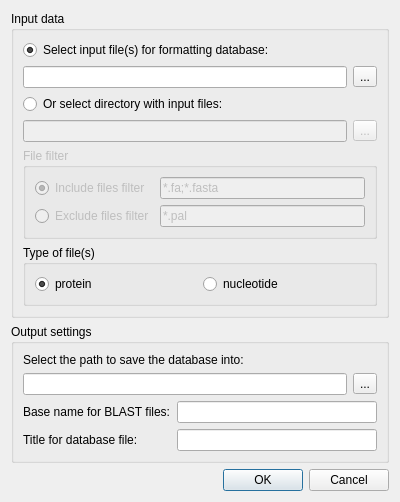
<?xml version="1.0" encoding="UTF-8"?>
<ui version="4.0">
 <class>FormatDBSupportRunDialog</class>
 <widget class="QDialog" name="FormatDBSupportRunDialog">
  <property name="geometry">
   <rect>
    <x>0</x>
    <y>0</y>
    <width>400</width>
    <height>523</height>
   </rect>
  </property>
  <property name="maximumSize">
   <size>
    <width>16777215</width>
    <height>523</height>
   </size>
  </property>
  <property name="windowTitle">
   <string>Format Database</string>
  </property>
  <layout class="QVBoxLayout" name="verticalLayout">
   <property name="sizeConstraint">
    <enum>QLayout::SetMinAndMaxSize</enum>
   </property>
   <item>
    <widget class="QGroupBox" name="inputData">
     <property name="title">
      <string>Input data</string>
     </property>
     <layout class="QVBoxLayout" name="verticalLayout_2">
      <property name="sizeConstraint">
       <enum>QLayout::SetMinAndMaxSize</enum>
      </property>
      <item>
       <widget class="QRadioButton" name="inputFilesRadioButton">
        <property name="text">
         <string>Select input file(s) for formatting database:</string>
        </property>
        <property name="checked">
         <bool>true</bool>
        </property>
        <attribute name="buttonGroup">
         <string notr="true">buttonGroup_2</string>
        </attribute>
       </widget>
      </item>
      <item>
       <layout class="QHBoxLayout" name="inputFilesLayout">
        <property name="sizeConstraint">
         <enum>QLayout::SetMinAndMaxSize</enum>
        </property>
        <item>
         <widget class="QLineEdit" name="inputFilesLineEdit"/>
        </item>
        <item>
         <widget class="QToolButton" name="inputFilesToolButton">
          <property name="text">
           <string>...</string>
          </property>
         </widget>
        </item>
       </layout>
      </item>
      <item>
       <widget class="QRadioButton" name="inputDirRadioButton">
        <property name="text">
         <string>Or select directory with input files:</string>
        </property>
        <attribute name="buttonGroup">
         <string notr="true">buttonGroup_2</string>
        </attribute>
       </widget>
      </item>
      <item>
       <layout class="QHBoxLayout" name="inputFilesLayout_2">
        <property name="sizeConstraint">
         <enum>QLayout::SetMaximumSize</enum>
        </property>
        <item>
         <widget class="QLineEdit" name="inputDirLineEdit">
          <property name="enabled">
           <bool>false</bool>
          </property>
         </widget>
        </item>
        <item>
         <widget class="QToolButton" name="inputDirToolButton">
          <property name="enabled">
           <bool>false</bool>
          </property>
          <property name="text">
           <string>...</string>
          </property>
         </widget>
        </item>
       </layout>
      </item>
      <item>
       <widget class="QGroupBox" name="filterGroupBox">
        <property name="enabled">
         <bool>false</bool>
        </property>
        <property name="title">
         <string>File filter</string>
        </property>
        <layout class="QVBoxLayout" name="verticalLayout_4">
         <property name="sizeConstraint">
          <enum>QLayout::SetMinAndMaxSize</enum>
         </property>
         <item>
          <layout class="QGridLayout" name="gridLayout_2">
           <property name="sizeConstraint">
            <enum>QLayout::SetMinAndMaxSize</enum>
           </property>
           <item row="0" column="0">
            <widget class="QRadioButton" name="includeFilterRadioButton">
             <property name="text">
              <string>Include files filter</string>
             </property>
             <property name="checked">
              <bool>true</bool>
             </property>
            </widget>
           </item>
           <item row="0" column="1">
            <widget class="QLineEdit" name="includeFFLineEdit">
             <property name="text">
              <string>*.fa;*.fasta</string>
             </property>
            </widget>
           </item>
           <item row="1" column="0">
            <widget class="QRadioButton" name="excludeFilterRadioButton">
             <property name="text">
              <string>Exclude files filter</string>
             </property>
            </widget>
           </item>
           <item row="1" column="1">
            <widget class="QLineEdit" name="excludeFFLineEdit">
             <property name="enabled">
              <bool>false</bool>
             </property>
             <property name="text">
              <string>*.pal</string>
             </property>
            </widget>
           </item>
          </layout>
         </item>
        </layout>
       </widget>
      </item>
      <item>
       <widget class="QGroupBox" name="groupBox">
        <property name="title">
         <string>Type of file(s)</string>
        </property>
        <layout class="QHBoxLayout" name="horizontalLayout">
         <property name="sizeConstraint">
          <enum>QLayout::SetMaximumSize</enum>
         </property>
         <item>
          <widget class="QRadioButton" name="proteinTypeRadioButton">
           <property name="text">
            <string>protein</string>
           </property>
           <property name="checked">
            <bool>true</bool>
           </property>
          </widget>
         </item>
         <item>
          <widget class="QRadioButton" name="nucleotideTypeRadioButton">
           <property name="text">
            <string>nucleotide</string>
           </property>
          </widget>
         </item>
        </layout>
       </widget>
      </item>
     </layout>
    </widget>
   </item>
   <item>
    <widget class="QGroupBox" name="outputData">
     <property name="title">
      <string>Output settings</string>
     </property>
     <layout class="QVBoxLayout" name="verticalLayout_3">
      <property name="sizeConstraint">
       <enum>QLayout::SetMinAndMaxSize</enum>
      </property>
      <item>
       <widget class="QLabel" name="label_2">
        <property name="sizePolicy">
         <sizepolicy hsizetype="Preferred" vsizetype="Fixed">
          <horstretch>0</horstretch>
          <verstretch>0</verstretch>
         </sizepolicy>
        </property>
        <property name="text">
         <string>Select the path to save the database into:</string>
        </property>
       </widget>
      </item>
      <item>
       <layout class="QHBoxLayout" name="databasePathLayout">
        <property name="sizeConstraint">
         <enum>QLayout::SetMinAndMaxSize</enum>
        </property>
        <item>
         <widget class="QLineEdit" name="databasePathLineEdit"/>
        </item>
        <item>
         <widget class="QToolButton" name="databasePathToolButton">
          <property name="text">
           <string>...</string>
          </property>
         </widget>
        </item>
       </layout>
      </item>
      <item>
       <layout class="QGridLayout" name="gridLayout">
        <property name="sizeConstraint">
         <enum>QLayout::SetMinAndMaxSize</enum>
        </property>
        <item row="0" column="0">
         <widget class="QLabel" name="label_3">
          <property name="text">
           <string>Base name for BLAST files:</string>
          </property>
         </widget>
        </item>
        <item row="0" column="1">
         <widget class="QLineEdit" name="baseNamelineEdit"/>
        </item>
        <item row="1" column="0">
         <widget class="QLabel" name="label_4">
          <property name="text">
           <string>Title for database file:</string>
          </property>
         </widget>
        </item>
        <item row="1" column="1">
         <widget class="QLineEdit" name="databaseTitleLineEdit"/>
        </item>
       </layout>
      </item>
     </layout>
    </widget>
   </item>
   <item>
    <widget class="QDialogButtonBox" name="buttonBox">
     <property name="standardButtons">
      <set>QDialogButtonBox::Cancel|QDialogButtonBox::Ok</set>
     </property>
    </widget>
   </item>
  </layout>
 </widget>
 <resources/>
 <connections>
  <connection>
   <sender>inputDirRadioButton</sender>
   <signal>toggled(bool)</signal>
   <receiver>inputDirLineEdit</receiver>
   <slot>setEnabled(bool)</slot>
   <hints>
    <hint type="sourcelabel">
     <x>199</x>
     <y>79</y>
    </hint>
    <hint type="destinationlabel">
     <x>183</x>
     <y>109</y>
    </hint>
   </hints>
  </connection>
  <connection>
   <sender>inputDirRadioButton</sender>
   <signal>toggled(bool)</signal>
   <receiver>inputDirToolButton</receiver>
   <slot>setEnabled(bool)</slot>
   <hints>
    <hint type="sourcelabel">
     <x>199</x>
     <y>79</y>
    </hint>
    <hint type="destinationlabel">
     <x>376</x>
     <y>109</y>
    </hint>
   </hints>
  </connection>
  <connection>
   <sender>inputFilesRadioButton</sender>
   <signal>toggled(bool)</signal>
   <receiver>inputFilesLineEdit</receiver>
   <slot>setEnabled(bool)</slot>
   <hints>
    <hint type="sourcelabel">
     <x>199</x>
     <y>19</y>
    </hint>
    <hint type="destinationlabel">
     <x>183</x>
     <y>49</y>
    </hint>
   </hints>
  </connection>
  <connection>
   <sender>inputFilesRadioButton</sender>
   <signal>toggled(bool)</signal>
   <receiver>inputFilesToolButton</receiver>
   <slot>setEnabled(bool)</slot>
   <hints>
    <hint type="sourcelabel">
     <x>199</x>
     <y>19</y>
    </hint>
    <hint type="destinationlabel">
     <x>376</x>
     <y>49</y>
    </hint>
   </hints>
  </connection>
  <connection>
   <sender>inputDirRadioButton</sender>
   <signal>toggled(bool)</signal>
   <receiver>filterGroupBox</receiver>
   <slot>setEnabled(bool)</slot>
   <hints>
    <hint type="sourcelabel">
     <x>199</x>
     <y>105</y>
    </hint>
    <hint type="destinationlabel">
     <x>199</x>
     <y>202</y>
    </hint>
   </hints>
  </connection>
  <connection>
   <sender>includeFilterRadioButton</sender>
   <signal>toggled(bool)</signal>
   <receiver>includeFFLineEdit</receiver>
   <slot>setEnabled(bool)</slot>
   <hints>
    <hint type="sourcelabel">
     <x>97</x>
     <y>194</y>
    </hint>
    <hint type="destinationlabel">
     <x>268</x>
     <y>194</y>
    </hint>
   </hints>
  </connection>
  <connection>
   <sender>excludeFilterRadioButton</sender>
   <signal>toggled(bool)</signal>
   <receiver>excludeFFLineEdit</receiver>
   <slot>setEnabled(bool)</slot>
   <hints>
    <hint type="sourcelabel">
     <x>97</x>
     <y>225</y>
    </hint>
    <hint type="destinationlabel">
     <x>268</x>
     <y>225</y>
    </hint>
   </hints>
  </connection>
 </connections>
 <buttongroups>
  <buttongroup name="buttonGroup_2">
   <property name="exclusive">
    <bool>true</bool>
   </property>
  </buttongroup>
 </buttongroups>
</ui>
